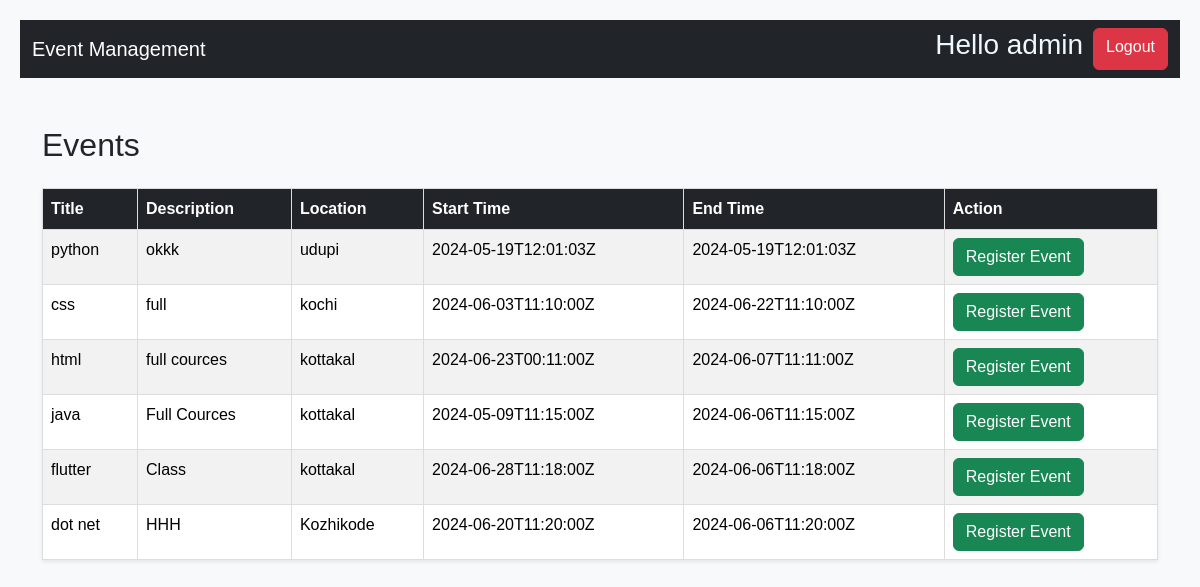
/home/ (signed in), run on the app's committed database.
### event/models.py (models this page shows)
class User(AbstractUser):
    ROLE_CHOICES = (
        ('admin', 'Admin'),
        ('organizer', 'Organizer'),
        ('attendee', 'Attendee'),
    )
    role = models.CharField(max_length=10, choices=ROLE_CHOICES)
    phone_number = models.CharField(max_length=15, blank=True, null=True)
    address = models.TextField(blank=True, null=True)
    REQUIRED_FIELDS = ['email', 'role']

class Event(models.Model):
    title = models.CharField(max_length=200)
    description = models.TextField()
    location = models.CharField(max_length=200)
    start_time = models.DateTimeField()
    end_time = models.DateTimeField()
    organizer = models.ForeignKey(User, on_delete=models.CASCADE, related_name='organized_events')

### event/views.py (the view)
# urls.py: path('home/', views.Home.as_view(), name="home"),
class Home(APIView):
    def get(self, request):
        events = Event.objects.all()
        serializer = EventSerializer(events, many=True)
        context = {'data': serializer.data}
        return render(request, 'home.html', context)

### templates/home.html (shortened to what this page needs)
<!DOCTYPE html>
<html>
<head>
    <link rel="stylesheet" href="https://cdn.jsdelivr.net/npm/bootstrap@5.3.3/dist/css/bootstrap.min.css">
</head>
<body class="bg-light">
    <nav class="navbar navbar-dark bg-dark">
        <div class="container-fluid">
            <a class="navbar-brand" href="#">Event Management</a>
            <div class="d-flex">
            <h3 style="color: aliceblue;">Hello {{request.user}} </h3> <a href="/logout" class="btn btn-danger" style="margin-left: 10px;">Logout</a>
            </div>
        </div>
    </nav>
    <div class="container mt-5">
        <h2 class="mb-4">Events</h2>
        <table class="table table-striped table-hover shadow-sm bg-white">
            <thead class="table-dark">
                <tr>
                    <th>Title</th>
                    <th>Description</th>
                    <th>Location</th>
                    <th>Start Time</th>
                    <th>End Time</th>
                    <th>Action</th>
                </tr>
            </thead>
            <tbody>
                {% for i in data %}
                <tr>
                    <td>{{ i.title }}</td>
                    <td>{{ i.description }}</td>
                    <td>{{ i.location }}</td>
                    <td>{{ i.start_time }}</td>
                    <td>{{ i.end_time }}</td>
                    <td><a href="/registration/{{ i.id }}" class="btn btn-success">Register Event</a></td>
                </tr>
                {% endfor %}
            </tbody>
        </table>
    </div>
</body>
</html>

### templates/home.html (style rules this page uses)
body { font-family: Arial, sans-serif; background-color: #f0f0f0; margin: 0; padding: 20px; }
table { width: 100%; margin: 0 auto; border-collapse: collapse; background-color: #fff; box-shadow: 0 0 10px rgba(0, 0, 0, 0.1); }
th, td { padding: 12px; border: 1px solid #ddd; text-align: left; }
th { background-color: #f4f4f4; }
tr:nth-child(even) { background-color: #f9f9f9; }
a { color: #007bff; text-decoration: none; }

### data on the page
User: user "admin"
Event: title "python", description "okkk", location "udupi"
Event: title "css", description "full", location "kochi"
Event: title "html", description "full cources", location "kottakal"
Event: title "java", description "Full Cources", location "kottakal"
Event: title "flutter", description "Class", location "kottakal"
Event: title "dot net", description "HHH", location "Kozhikode"

### other printed values
{{ i.start_time }} "2024-05-19T12:01:03Z" "2024-06-03T11:10:00Z" "2024-06-23T00:11:00Z" "2024-05-09T11:15:00Z" "2024-06-28T11:18:00Z" "2024-06-20T11:20:00Z"
{{ i.end_time }} "2024-05-19T12:01:03Z" "2024-06-22T11:10:00Z" "2024-06-07T11:11:00Z" "2024-06-06T11:15:00Z" "2024-06-06T11:18:00Z" "2024-06-06T11:20:00Z"
